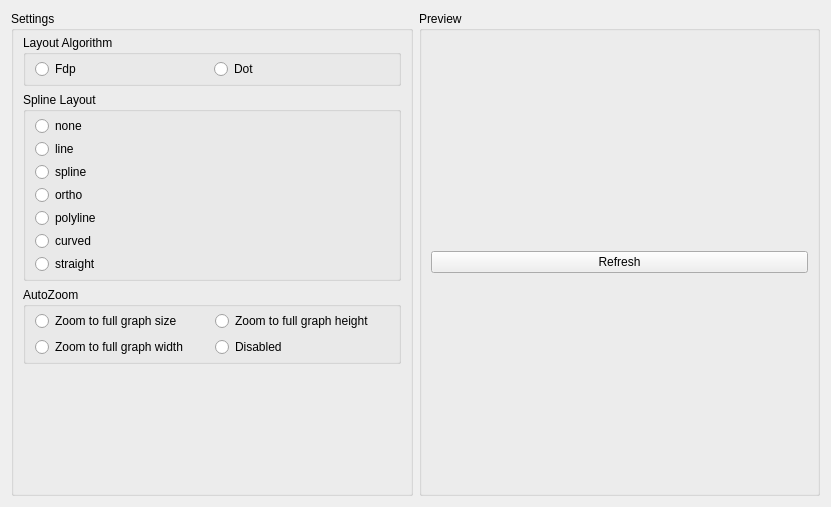
<?xml version="1.0" encoding="UTF-8"?>
<ui version="4.0">
 <class>StateMachineEditorGraphvizSettings</class>
 <widget class="QWidget" name="StateMachineEditorGraphvizSettings">
  <property name="geometry">
   <rect>
    <x>0</x>
    <y>0</y>
    <width>831</width>
    <height>507</height>
   </rect>
  </property>
  <layout class="QHBoxLayout" name="horizontalLayout_3">
   <item>
    <widget class="QGroupBox" name="LayoutBox">
     <property name="title">
      <string>Settings</string>
     </property>
     <layout class="QVBoxLayout" name="verticalLayout_4">
      <property name="topMargin">
       <number>4</number>
      </property>
      <property name="bottomMargin">
       <number>4</number>
      </property>
      <item>
       <widget class="QGroupBox" name="AlgorithmBox">
        <property name="title">
         <string>Layout Algorithm</string>
        </property>
        <layout class="QHBoxLayout" name="horizontalLayout">
         <property name="spacing">
          <number>3</number>
         </property>
         <property name="topMargin">
          <number>4</number>
         </property>
         <property name="bottomMargin">
          <number>4</number>
         </property>
         <item>
          <widget class="QRadioButton" name="A3">
           <property name="text">
            <string>Fdp</string>
           </property>
          </widget>
         </item>
         <item>
          <widget class="QRadioButton" name="A1">
           <property name="text">
            <string>Dot</string>
           </property>
          </widget>
         </item>
        </layout>
       </widget>
      </item>
      <item>
       <widget class="QGroupBox" name="SplineBox">
        <property name="toolTip">
         <string>&lt;html&gt;&lt;head/&gt;&lt;body&gt;&lt;p&gt;&lt;br/&gt;&lt;/p&gt;&lt;/body&gt;&lt;/html&gt;</string>
        </property>
        <property name="title">
         <string>Spline Layout</string>
        </property>
        <layout class="QVBoxLayout" name="verticalLayout_3">
         <property name="spacing">
          <number>3</number>
         </property>
         <property name="topMargin">
          <number>4</number>
         </property>
         <property name="bottomMargin">
          <number>4</number>
         </property>
         <item>
          <widget class="QRadioButton" name="S1">
           <property name="text">
            <string>none</string>
           </property>
          </widget>
         </item>
         <item>
          <widget class="QRadioButton" name="S2">
           <property name="text">
            <string>line</string>
           </property>
          </widget>
         </item>
         <item>
          <widget class="QRadioButton" name="S3">
           <property name="text">
            <string>spline</string>
           </property>
          </widget>
         </item>
         <item>
          <widget class="QRadioButton" name="S4">
           <property name="text">
            <string>ortho</string>
           </property>
          </widget>
         </item>
         <item>
          <widget class="QRadioButton" name="S5">
           <property name="text">
            <string>polyline</string>
           </property>
          </widget>
         </item>
         <item>
          <widget class="QRadioButton" name="S6">
           <property name="text">
            <string>curved</string>
           </property>
          </widget>
         </item>
         <item>
          <widget class="QRadioButton" name="S7">
           <property name="text">
            <string>straight</string>
           </property>
          </widget>
         </item>
        </layout>
       </widget>
      </item>
      <item>
       <widget class="QGroupBox" name="AutoZoom">
        <property name="title">
         <string>AutoZoom</string>
        </property>
        <layout class="QGridLayout" name="gridLayout">
         <property name="topMargin">
          <number>4</number>
         </property>
         <property name="bottomMargin">
          <number>4</number>
         </property>
         <item row="1" column="1">
          <widget class="QRadioButton" name="zoom_height">
           <property name="text">
            <string>Zoom to full graph height</string>
           </property>
          </widget>
         </item>
         <item row="1" column="0">
          <widget class="QRadioButton" name="zoom_full">
           <property name="text">
            <string>Zoom to full graph size</string>
           </property>
          </widget>
         </item>
         <item row="2" column="0">
          <widget class="QRadioButton" name="zoom_width">
           <property name="text">
            <string>Zoom to full graph width</string>
           </property>
          </widget>
         </item>
         <item row="2" column="1">
          <widget class="QRadioButton" name="zoom_disabled">
           <property name="text">
            <string>Disabled</string>
           </property>
          </widget>
         </item>
        </layout>
       </widget>
      </item>
      <item>
       <spacer name="verticalSpacer">
        <property name="orientation">
         <enum>Qt::Vertical</enum>
        </property>
        <property name="sizeHint" stdset="0">
         <size>
          <width>20</width>
          <height>40</height>
         </size>
        </property>
       </spacer>
      </item>
     </layout>
    </widget>
   </item>
   <item>
    <widget class="QGroupBox" name="Preview">
     <property name="title">
      <string>Preview</string>
     </property>
     <layout class="QVBoxLayout" name="verticalLayout_2">
      <item>
       <layout class="QVBoxLayout" name="PreviewLayout"/>
      </item>
      <item>
       <widget class="QPushButton" name="refresh">
        <property name="text">
         <string>Refresh</string>
        </property>
       </widget>
      </item>
     </layout>
    </widget>
   </item>
  </layout>
 </widget>
 <resources/>
 <connections/>
</ui>
